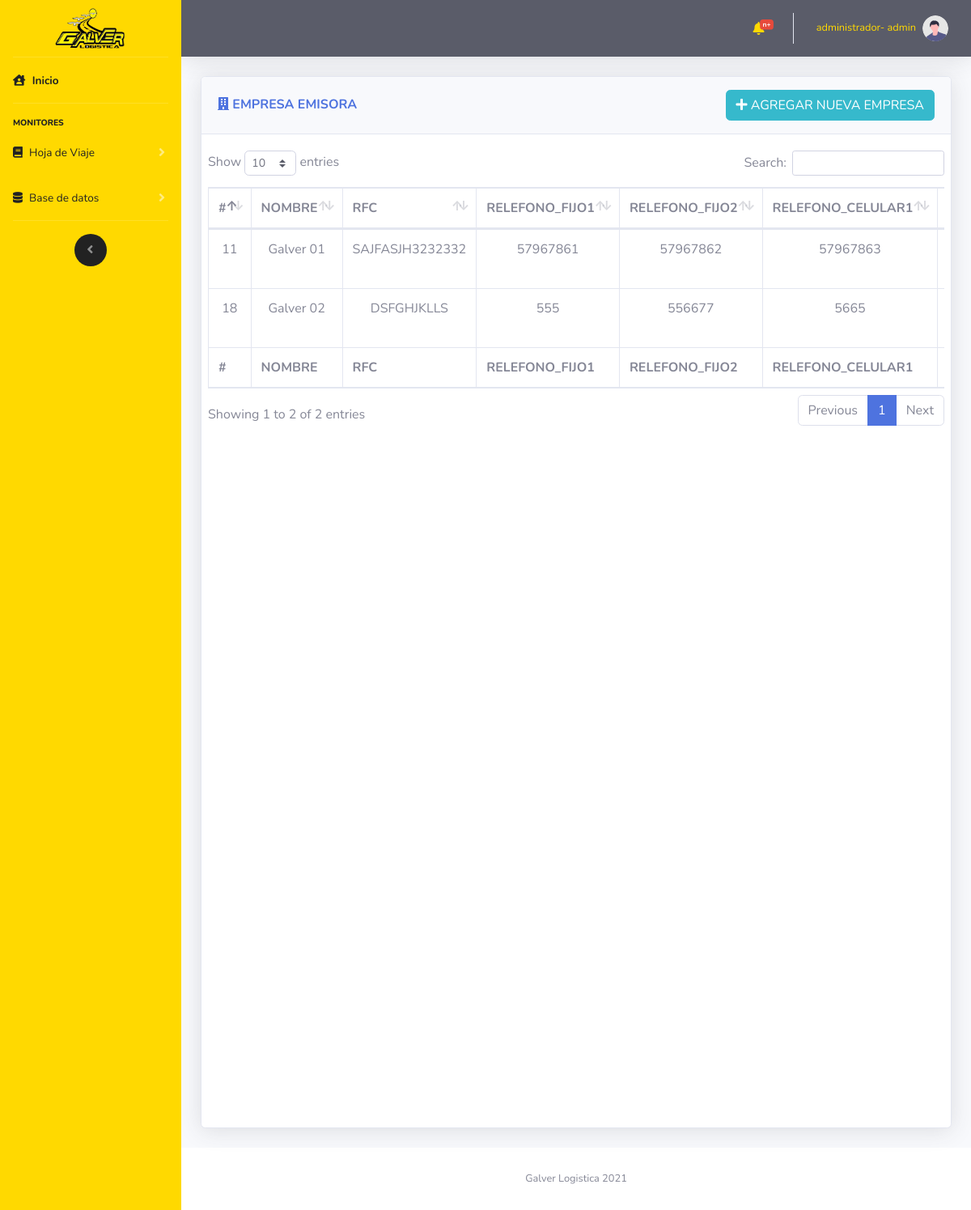
The page /vistas/CRUD_EmpresaEmisora.php (signed in) on the database as committed earlier.
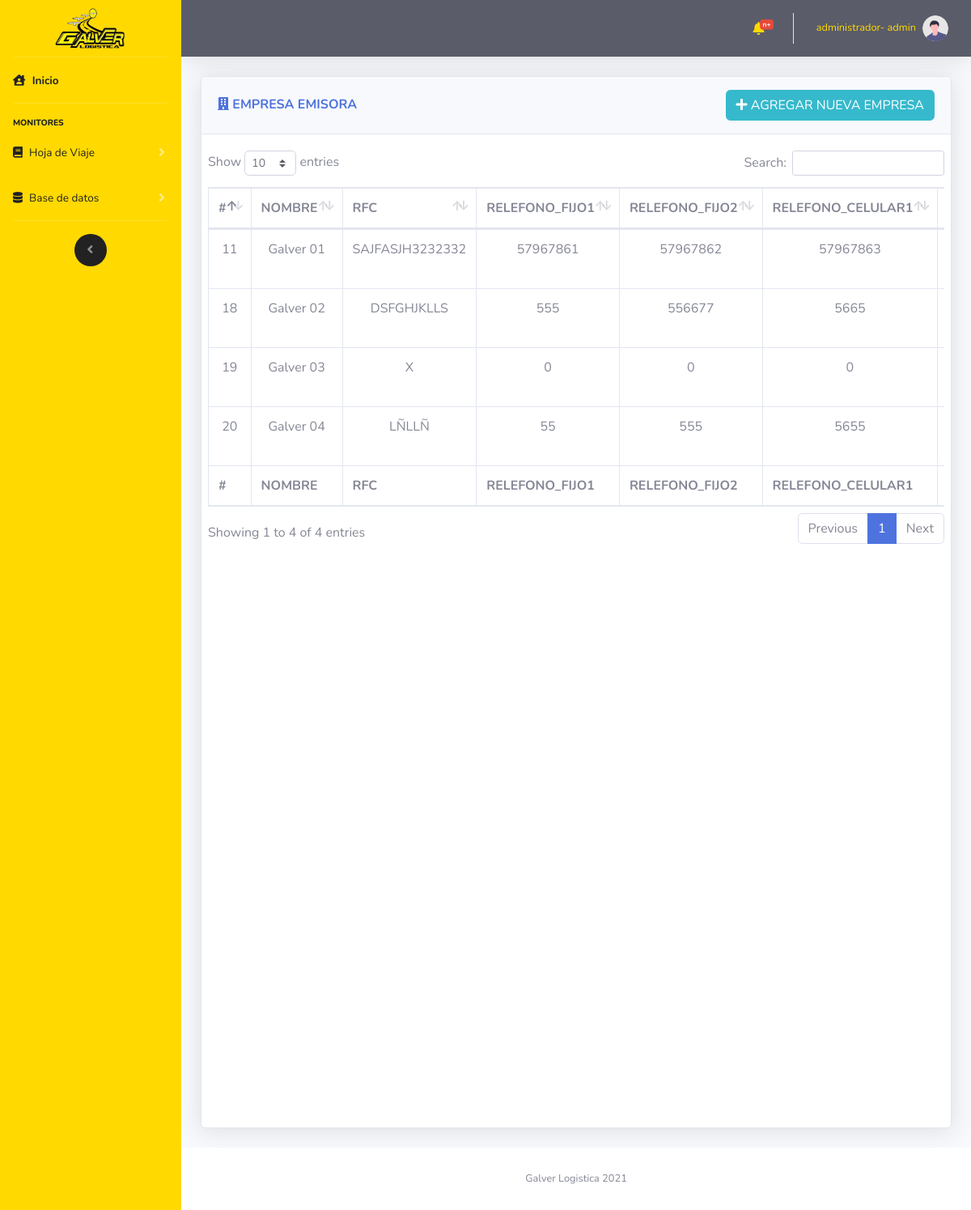
The same page on the database as committed later.
### tables this page shows
CREATE TABLE `empresa_emisora` (
  `empresaEmisoraId` int(11) NOT NULL,
  `usuarioId` int(11) NOT NULL,
  `empresaEmisoraNombre` varchar(100) NOT NULL,
  `empresaEmisoraRFC` varchar(50) NOT NULL,
  `empresaEmisoraDireccion` varchar(250) NOT NULL,
  `empresaEmisoraTelefonoFijo1` int(11) NOT NULL,
  `empresaEmisoraTelefonoFijo2` int(11) NOT NULL,
  `empresaEmisoraTelefonoCelular1` int(11) NOT NULL,
  `empresaEmisoraTelefonoCelular2` int(11) NOT NULL,
  `empresaEmisoraCorreo` varchar(200) NOT NULL,
  `empresaEmisoraFechaDeCreacion` datetime NOT NULL,
  `empresaEmisoraDescripcion` varchar(2500) NOT NULL,
  `empresaEmisoraCP` varchar(50) NOT NULL
);

### controlador/modulos/selects.php (called while the page is built, shortened)
<?php
    function muestraEmpresaEmisoara($mysqli)
    {
        $result = $mysqli->query("SELECT * FROM empresa_emisora INNER JOIN usuario ON usuario.usuarioId= empresa_emisora.usuarioId");
        return $result;
    }
?>

### vistas/CRUD_EmpresaEmisora.php (the view, shortened to what the changed rows need)
<?php
    include "../import/componentes/head.php";
    include "../import/componentes/navbarLateral.php";
    include "../import/componentes/navbarHorizontal.php";
    include "../controlador/coneccion/config.php";
    include "../controlador/modulos/selects.php";
?>
<div class="container-fluid">
    <div class="row">
            <div class="col-12">
                <div class="card shadow mb-4 card_hdv">
                    <div class="card-body">
                        <div class="chart-area ">
                            <div class="row">
                                <div class="table-responsive cardScroll">
                                    <table class="table table-bordered" id="dataTable" width="100%" cellspacing="0">
                                        <thead>
                                            <tr>
                                                <th scope="col">#</th>
                                                <th scope="col">NOMBRE</th>
                                                <th scope="col">RFC</th>
                                                <th scope="col">RELEFONO_FIJO1</th>
                                                <th scope="col">RELEFONO_FIJO2</th>
                                                <th scope="col">RELEFONO_CELULAR1</th>
                                                <th scope="col">RELEFONO_CELULAR2</th>
                                            </tr>
                                        </thead>
                                        <tfoot>
                                            <tr>
                                                <th scope="col">#</th>
                                                <th scope="col">NOMBRE</th>
                                                <th scope="col">RFC</th>
                                                <th scope="col">RELEFONO_FIJO1</th>
                                                <th scope="col">RELEFONO_FIJO2</th>
                                                <th scope="col">RELEFONO_CELULAR1</th>
                                                <th scope="col">RELEFONO_CELULAR2</th>
                                            </tr>
                                        </tfoot>
                                        <tbody class=" text-center">
                                            <?php
                                        $hdv=muestraEmpresaEmisoara($mysqli);
                                        while ($filas =$hdv->fetch_assoc()) {
                                            echo
                                            "<tr>".
                                            "<td>".$filas["empresaEmisoraId"]."</td>".
                                            "<td>".$filas["empresaEmisoraNombre"]."</td>".
                                            "<td>".$filas["empresaEmisoraRFC"]."</td>".
                                            "<td>".$filas["empresaEmisoraTelefonoFijo1"]."</td>".
                                            "<td>".$filas["empresaEmisoraTelefonoFijo2"]."</td>".
                                            "<td>".$filas["empresaEmisoraTelefonoCelular1"]."</td>".
                                            "<td>".$filas["empresaEmisoraTelefonoCelular2"]."</td>".
                                            "<td>".$filas["empresaEmisoraCorreo"]."</td>".
                                            "<td>".$filas["empresaEmisoraCP"]."</td>".
                                            "<td>".$filas["empresaEmisoraFechaDeCreacion"]."</td>".
                                            "<td>".$filas["usuarioNombre"]."</td>".
                                            "<td><button type='button' class='btn btn-danger' onclick='eliminarEmpresaEmisora(".$filas["empresaEmisoraId"].")')>X</button></td>".
                                            "<td><button type='button' class='btn btn-warning' data-toggle='modal'
                                            data-target='#UPDATE' onclick='editarPaso1Id(".$filas["empresaEmisoraId"].")'>E</button></td>".
                                            "</tr>";
                                        }
                                        ?>
                                        </tbody>
                                    </table>
                                </div>
                            </div>
                        </div>
                    </div>
                </div>
            </div>
    </div>
    <?php
        include "../import/componentes/footer.php";
        include "../import/componentes/js/main.php";
    ?>

Rows that differ between the two databases and show on the page:
added empresa_emisora: empresaEmisoraId "19", empresaEmisoraNombre "Galver 03", empresaEmisoraRFC "X", empresaEmisoraTelefonoFijo1 "0", empresaEmisoraTelefonoFijo2 "0", empresaEmisoraTelefonoCelular1 "0"
added empresa_emisora: empresaEmisoraId "20", empresaEmisoraNombre "Galver 04", empresaEmisoraRFC "LÑLLÑ", empresaEmisoraTelefonoFijo1 "55", empresaEmisoraTelefonoFijo2 "555", empresaEmisoraTelefonoCelular1 "5655"
Other text that changed with them:
text written by a page script: "Show entries Search: Showing 1 to 2 of 2 entries Previous 1 Next" → "Show entries Search: Showing 1 to 4 of 4 entries Previous 1 Next"
